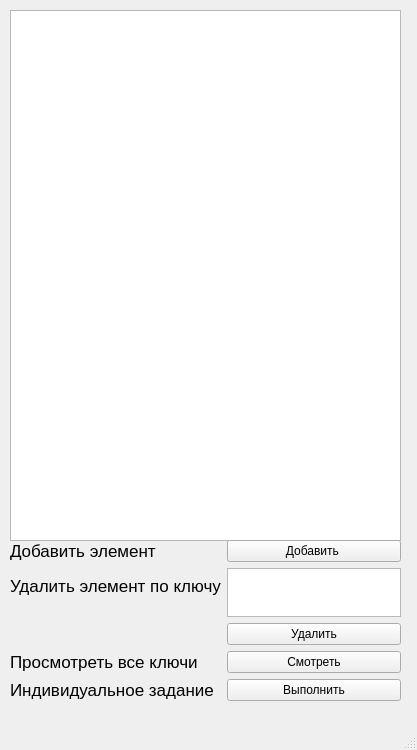
<?xml version="1.0" encoding="UTF-8"?>
<ui version="4.0">
 <class>MainWindow</class>
 <widget class="QMainWindow" name="MainWindow">
  <property name="geometry">
   <rect>
    <x>0</x>
    <y>0</y>
    <width>417</width>
    <height>750</height>
   </rect>
  </property>
  <property name="windowTitle">
   <string>MainWindow</string>
  </property>
  <widget class="QWidget" name="centralwidget">
   <widget class="QTableView" name="tableView">
    <property name="geometry">
     <rect>
      <x>10</x>
      <y>10</y>
      <width>391</width>
      <height>531</height>
     </rect>
    </property>
   </widget>
   <widget class="QWidget" name="formLayoutWidget">
    <property name="geometry">
     <rect>
      <x>10</x>
      <y>540</y>
      <width>391</width>
      <height>161</height>
     </rect>
    </property>
    <layout class="QFormLayout" name="formLayout">
     <item row="0" column="0">
      <widget class="QLabel" name="label">
       <property name="font">
        <font>
         <pointsize>13</pointsize>
        </font>
       </property>
       <property name="text">
        <string>Добавить элемент</string>
       </property>
      </widget>
     </item>
     <item row="0" column="1">
      <widget class="QPushButton" name="addButton">
       <property name="text">
        <string>Добавить </string>
       </property>
      </widget>
     </item>
     <item row="1" column="0">
      <widget class="QLabel" name="label_2">
       <property name="font">
        <font>
         <pointsize>13</pointsize>
        </font>
       </property>
       <property name="text">
        <string>Удалить элемент по ключу</string>
       </property>
      </widget>
     </item>
     <item row="2" column="0">
      <widget class="QLabel" name="label_3">
       <property name="font">
        <font>
         <pointsize>13</pointsize>
        </font>
       </property>
       <property name="text">
        <string>Просмотреть все ключи</string>
       </property>
      </widget>
     </item>
     <item row="2" column="1">
      <widget class="QPushButton" name="seeButton">
       <property name="text">
        <string>Смотреть</string>
       </property>
      </widget>
     </item>
     <item row="3" column="0">
      <widget class="QLabel" name="label_4">
       <property name="font">
        <font>
         <pointsize>13</pointsize>
        </font>
       </property>
       <property name="text">
        <string>Индивидуальное задание</string>
       </property>
      </widget>
     </item>
     <item row="3" column="1">
      <widget class="QPushButton" name="doButton">
       <property name="text">
        <string>Выполнить</string>
       </property>
      </widget>
     </item>
     <item row="1" column="1">
      <layout class="QVBoxLayout" name="verticalLayout">
       <item>
        <widget class="QTextEdit" name="textEdit"/>
       </item>
       <item>
        <widget class="QPushButton" name="deleteButton">
         <property name="text">
          <string>Удалить</string>
         </property>
        </widget>
       </item>
      </layout>
     </item>
    </layout>
   </widget>
  </widget>
  <widget class="QMenuBar" name="menubar">
   <property name="geometry">
    <rect>
     <x>0</x>
     <y>0</y>
     <width>417</width>
     <height>22</height>
    </rect>
   </property>
  </widget>
  <widget class="QStatusBar" name="statusbar"/>
 </widget>
 <resources/>
 <connections/>
</ui>
